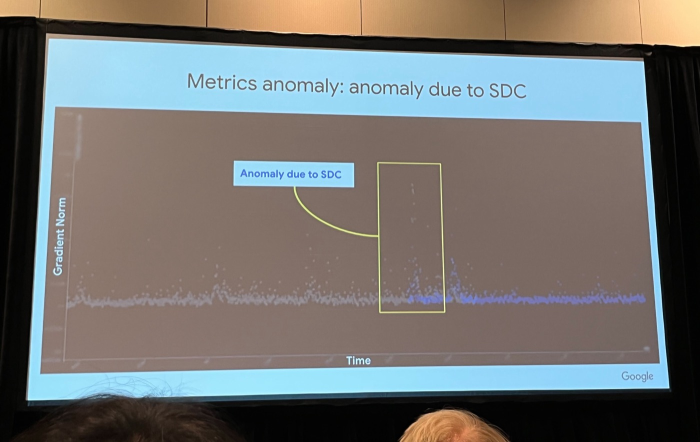
#> input picture slides/vol2/07_fault_tolerance/images/dean-gradient-norm-spike.jpg, 1400 x 884 px (shown at 1/2 size)
$ python digitize_sdc.py
#> lines starting #> are read from the running program, lines starting #| are printed output that depends on the picture; after the words box and inside, x2 and y2 are one past the last pixel; in counts of white or black regions, pixels touching at a corner belong together
#!/usr/bin/env python3
"""Digitize the gradient-norm trace in dean-gradient-norm-spike.jpg.

The photo shows a slide from Jeff Dean's MLSys 2024 keynote (Google),
reproduced in Fault Tolerance, figure 9: a training job's gradient norm over
time with a boxed anomaly attributed to silent data corruption. The original
axes carry no tick values, so the trace is kept in relative units: time runs
0 to 1 across the plot, and the height above the photographed x axis is
scaled so that the median of the trace is 1. The output is the dot pattern as
photographed, sampled on a 3-pixel grid; nothing is interpolated or smoothed.

make_figs.py calls digitize() to draw sdc_trace.svg. Run directly, this
writes sdc_trace.csv (read by calcs.py) and prints the anomaly window:
python3 digitize_sdc.py
"""

from pathlib import Path

import numpy as np
from PIL import Image, ImageFilter
from scipy import ndimage

HERE = Path(__file__).parent
PHOTO = "dean-gradient-norm-spike.jpg"
Y0, Y1, X0, X1 = 250, 700, 140, 1280       # plot area in photo pixels
AXIS_Y = 715.0                              # photographed x axis line
BOX = ((756 - X0) / (X1 - X0), (885 - X0) / (X1 - X0))   # the slide's yellow box


def digitize(img):
    """Return (t, norm) for the dots in the keynote photo `img`."""
    lum = np.asarray(img.convert("L")).astype(float)
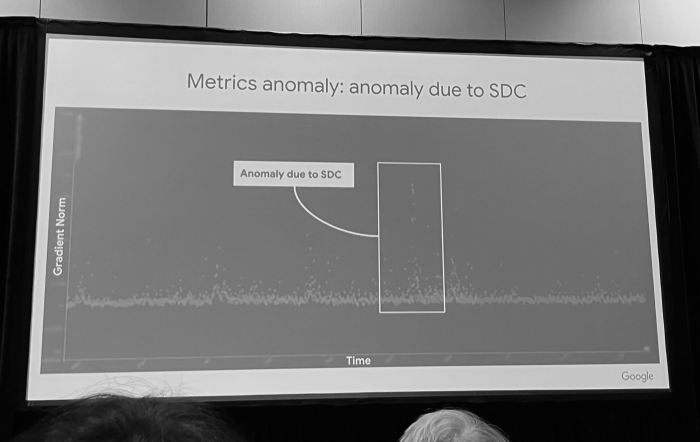
#> lum: shape (884, 1400) float64 (shown at 1/2 size); min 0, max 253, mean 114.4
    bg = np.asarray(img.convert("L").filter(ImageFilter.GaussianBlur(12))).astype(float)
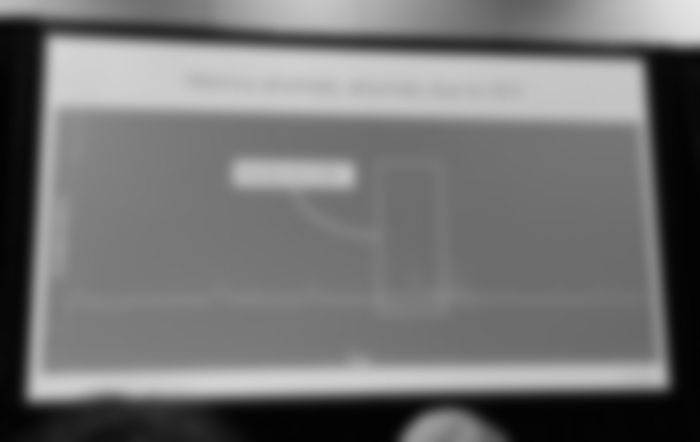
#> bg: shape (884, 1400) float64 (shown at 1/2 size); min 2, max 228, mean 114.4
    rgb = np.asarray(img.convert("RGB")).astype(int)
    # Gray dots are brighter than the local background; the slide draws the
    # later steps in blue, which a bluish tint separates from the background.
    dots = ((lum - bg) > 14) | ((rgb[..., 2] - rgb[..., 0] > 8) & (rgb[..., 2] > 125))
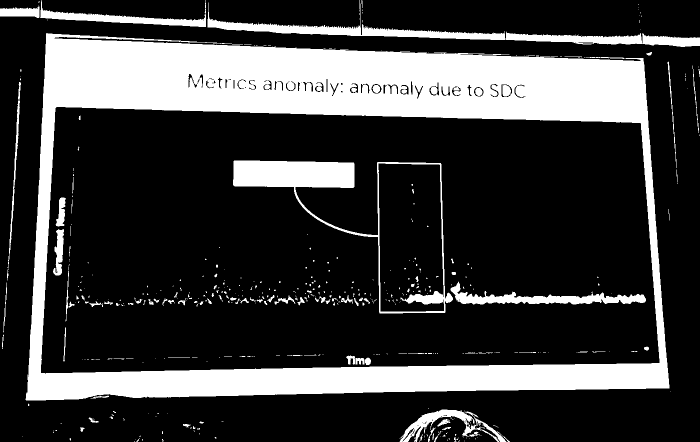
#> dots: shape (884, 1400) bool (shown at 1/2 size); 24.3% white; 467 white regions (359 under 20 px), largest, box (x1, y1, x2, y2) and area: (51, 66, 1339, 801) 242258, (466, 321, 906, 627) 17571, (415, 0, 1011, 80) 8807
    mask = np.zeros_like(dots)
    mask[Y0:Y1, X0:X1] = dots[Y0:Y1, X0:X1]
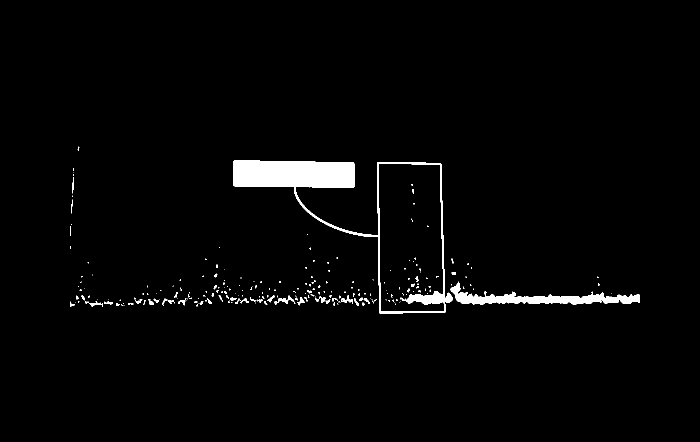
#> mask: shape (884, 1400) bool (shown at 1/2 size); 2.2% white; 242 white regions (188 under 20 px), largest, box (x1, y1, x2, y2) and area: (466, 321, 906, 627) 17571, (900, 563, 1280, 609) 5793, (549, 591, 591, 609) 227
    # Remove what the slide drew on top of the data: the callout label, the
    # yellow box, its connector curve, and the y axis line.
    for ya, yb, xa, xb in [(318, 378, 455, 715), (318, 334, 750, 895), (614, 632, 750, 895),
                           (318, 632, 750, 766), (318, 632, 876, 895), (365, 485, 575, 760),
                           (250, 560, 138, 168)]:
        mask[ya:yb, xa:xb] = False
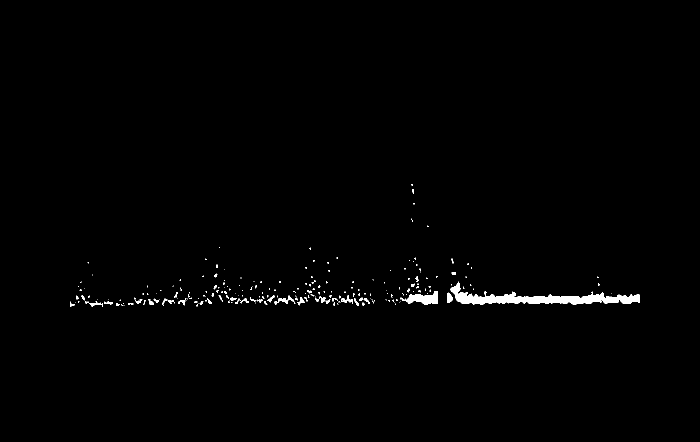
#> mask: shape (884, 1400) bool (shown at 1/2 size); 0.85% white; 231 white regions (179 under 20 px), largest, box (x1, y1, x2, y2) and area: (900, 563, 1280, 609) 5793, (801, 582, 876, 609) 1080, (549, 591, 591, 609) 227
    lab, n = ndimage.label(mask)
#> lab: shape (884, 1400) int32; 249 distinct labels, from 0 to 248
#> n = 248
    sizes = ndimage.sum(mask, lab, range(1, n + 1))
#> sizes = 248 values, max 5792 at index 50, min 1 at index 24, mean 42.28
    mask &= np.isin(lab, 1 + np.nonzero(sizes >= 2)[0])   # drop single-pixel noise
#> mask: shape (884, 1400) bool; 0.84% white; 201 white regions (149 under 20 px), largest, box (x1, y1, x2, y2) and area: (901, 563, 1280, 609) 5792, (801, 582, 876, 609) 1080, (549, 591, 591, 609) 227
    ys, xs = np.nonzero(mask)
#> ys = 10444 values from 368 to 613; xs = 10444 values, max 1279 at index 1906, min 140 at index 8643, mean 875.6
    cells = np.unique(np.stack([ys // 3, xs // 3], 1), axis=0)   # one sample per 3 x 3 cell
#> cells = 1852 pairs, first value 122 to 204, second value 46 to 426
    py, px = cells[:, 0] * 3 + 1, cells[:, 1] * 3 + 1
#> py = 1852 values from 367 to 613; px = 1852 values, max 1279 at index 492, min 139 at index 1388, mean 798.1
    t = (px - X0) / (X1 - X0)
#> t = 1852 values, max 0.999 at index 492, min -0.000877 at index 1388, mean 0.577
    h = AXIS_Y - py
#> h = 1852 values, max 348 at index 0, min 102 at index 1847, mean 124.8
    order = np.argsort(t)
#> order = 1852 values, max 1851 at index 227, min 0 at index 819, mean 925.5
    return t[order], (h / np.median(h))[order]


if __name__ == "__main__":
    t, norm = digitize(Image.open(HERE / PHOTO))
#> t = 1852 values from -0.000877 to 0.999; norm = 1852 values, max 2.97 at index 819, min 0.872 at index 3, mean 1.07
    np.savetxt(HERE / "sdc_trace.csv", np.stack([t, norm], 1), delimiter=",",
               header="t_relative,gradient_norm_relative_to_median", fmt="%.4f", comments="")
    inside = (t >= BOX[0]) & (t <= BOX[1])
    print(f"samples: {len(t)}")
#| samples: 1852
    print(f"anomaly box (relative time): {BOX[0]:.3f} to {BOX[1]:.3f}")
    print(f"peak inside box / median: {norm[inside].max():.1f}")
#| peak inside box / median: 3.0
    print(f"peak outside box / median: {norm[~inside].max():.1f}")
#| peak outside box / median: 1.9

$ run again, with slides/vol2/07_fault_tolerance/images/dean-mlsys2024-keynote.jpg copied over slides/vol2/07_fault_tolerance/images/dean-gradient-norm-spike.jpg
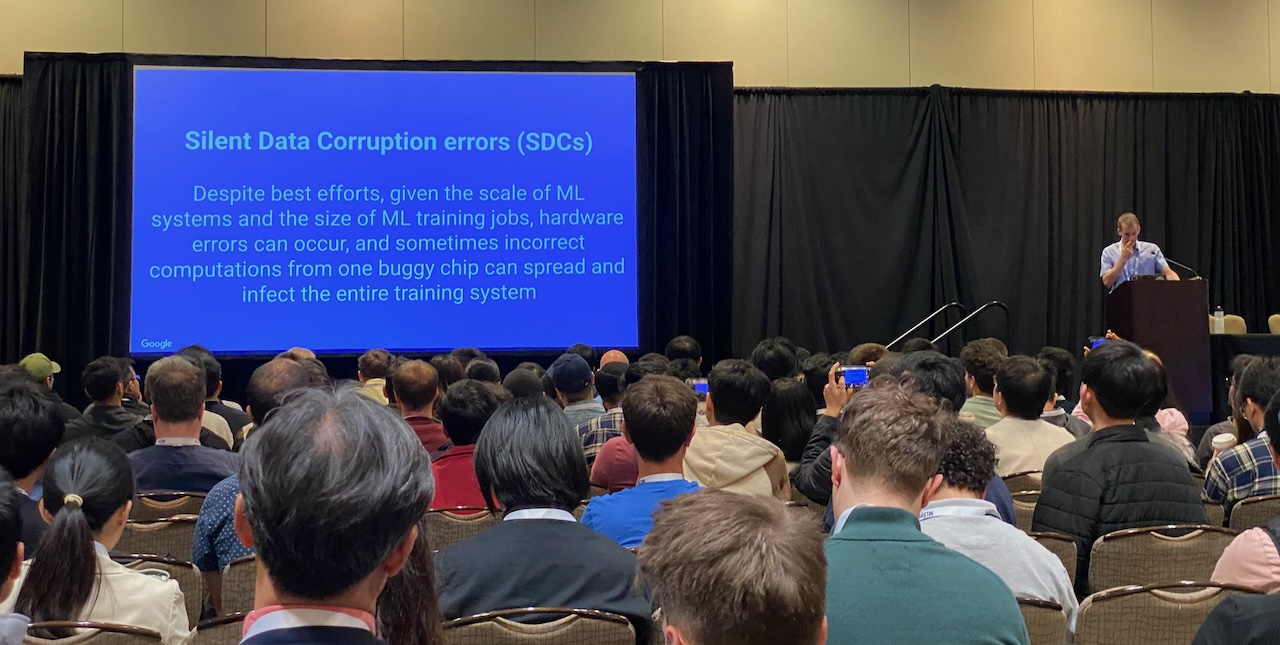
#> input picture slides/vol2/07_fault_tolerance/images/dean-mlsys2024-keynote.jpg, 1280 x 645 px
#> dots: shape (645, 1280) bool; 32.4% white; 1743 white regions (1463 under 20 px), largest, box (x1, y1, x2, y2) and area: (129, 65, 639, 389) 143255, (801, 441, 1143, 645) 16202, (267, 39, 1280, 94) 14700
#> in digitize, `lab, n = ndimage.label(mask)`:
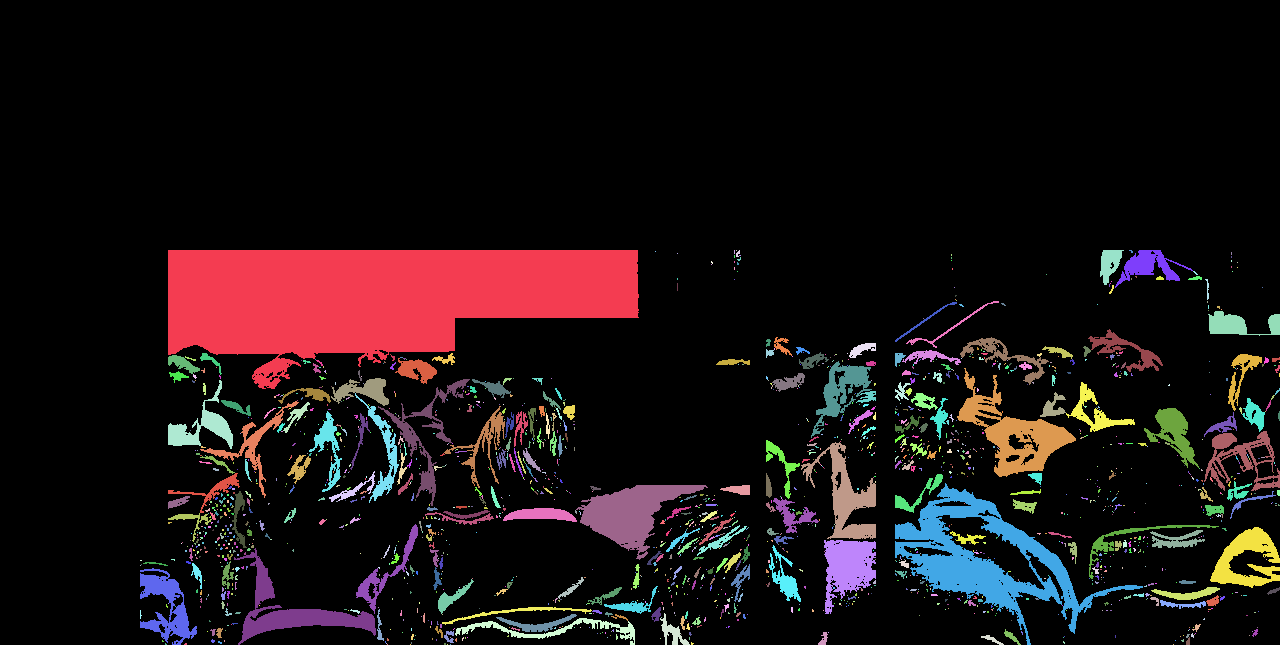
#> lab: shape (645, 1280) int32; 1758 distinct labels, from 0 to 1757; one colour per label, 0 black
#> n = 1757
#> sizes = 1757 values, max 42847 at index 0, min 1 at index 2, mean 68.38
#> in digitize, `mask &= np.isin(lab, 1 + np.nonzero(sizes >= 2)[0])`:
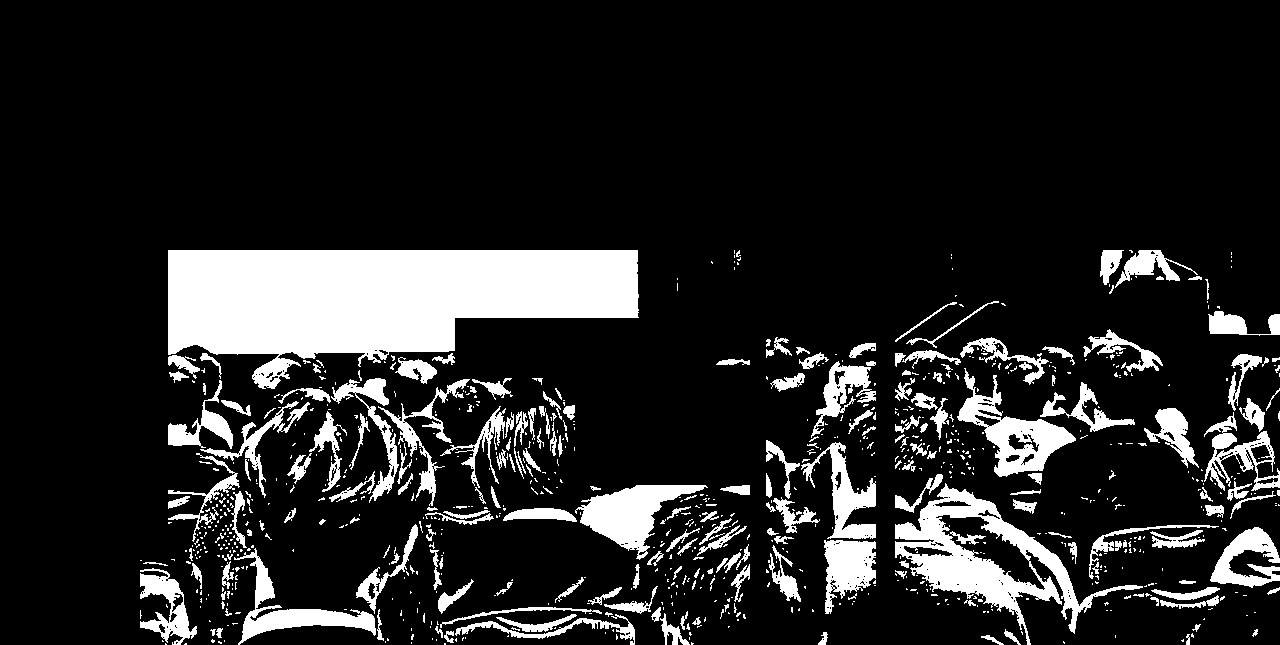
#> mask: shape (645, 1280) bool; 14.5% white; 859 white regions (646 under 20 px), largest, box (x1, y1, x2, y2) and area: (168, 250, 639, 389) 42847, (895, 483, 1143, 645) 9779, (575, 485, 708, 560) 4135
#> cells = 18399 pairs, first value 83 to 214, second value 46 to 426
#> py = 18399 values from 250 to 643; px = 18399 values, max 1279 at index 3810, min 139 at index 14723, mean 646
#> in digitize, `t = (px - X0) / (X1 - X0)`: t = 18399 values, max 0.999 at index 3810, min -0.000877 at index 14723, mean 0.444
#> h = 18399 values, max 465 at index 0, min 72 at index 18355, mean 276.7
#> order = 18399 values, max 18398 at index 17067, min 0 at index 241, mean 9199
#> `t, norm = digitize(Image.open(HERE / PHOTO))`: t = 18399 values from -0.000877 to 0.999; norm = 18399 values, max 1.68 at index 241, min 0.261 at index 158, mean 1
#| samples: 18399
#| peak inside box / median: 1.4
#| peak outside box / median: 1.7
